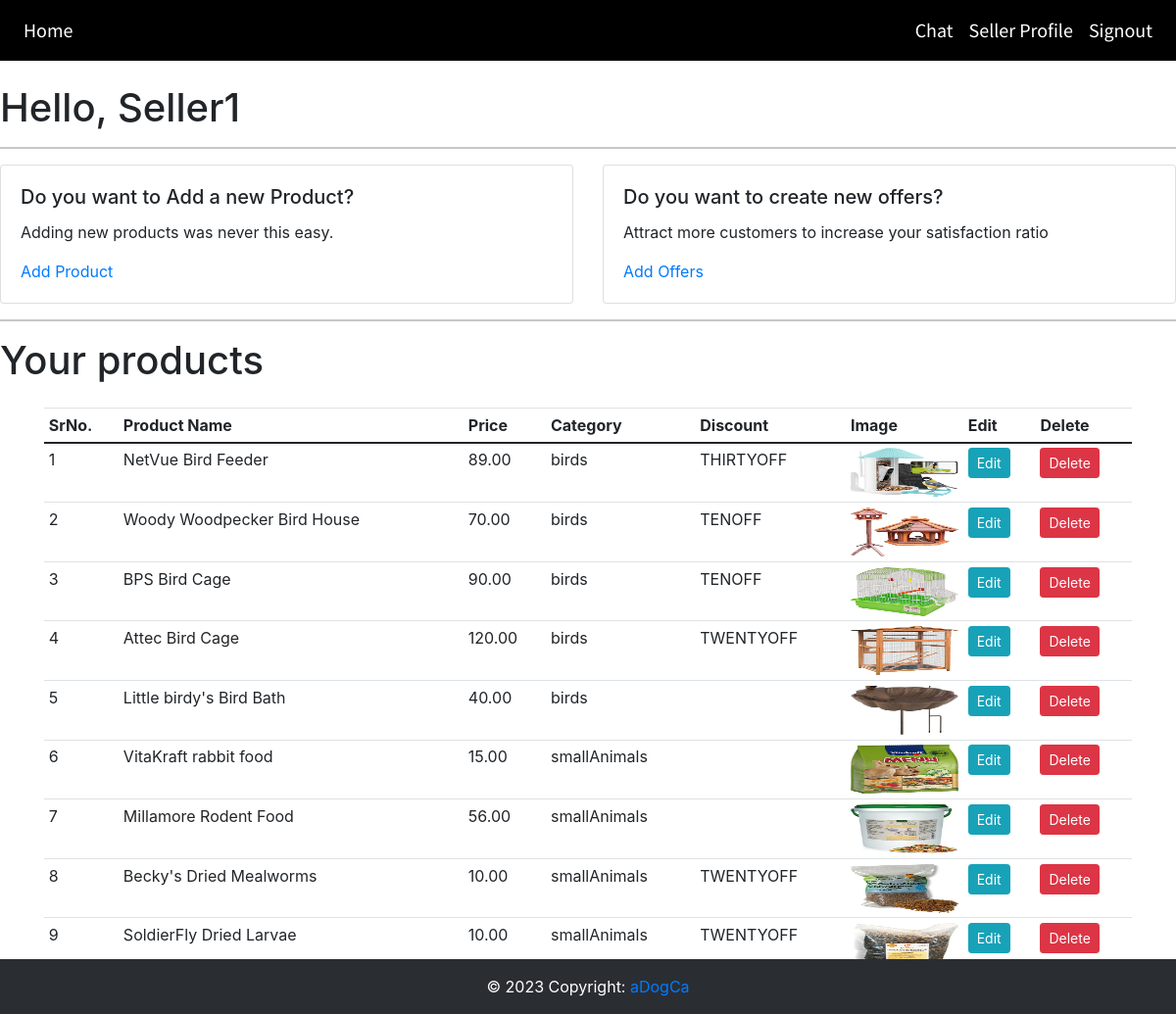
/seller (signed in), run on the app's committed database.
### website/models.py (models this page shows)
class User(db.Model, UserMixin):
    id = db.Column(db.Integer, primary_key=True)
    email = db.Column(db.String(150), unique=True)
    password = db.Column(db.String(150))
    userType = db.Column(db.String(20))
    firstName = db.Column(db.String(150))
    products = db.relationship('Products')
    messages_sent = db.relationship('Message', backref='sender', foreign_keys='Message.sender_id')
    messages_received = db.relationship('Message', backref='recipient', foreign_keys='Message.recipient_id')
    products_sold = db.Column(db.Integer,default=0)
    pro_membership = db.Column(db.String(5),default="No")

class Products(db.Model):
    __searchable__ = ['name', 'description']
    id = db.Column(db.Integer, primary_key=True)
    category = db.Column(db.String(50), nullable=False)
    name = db.Column(db.String(100), nullable=False)
    description = db.Column(db.String(100), nullable=False)
    price = db.Column(db.Numeric(precision=10, scale=2))
    totalPrice = db.Column(db.Numeric(precision=10, scale=2))
    stock = db.Column(db.Integer)
    image1 = db.Column(db.String(120), default='image.jpg')
    image2 = db.Column(db.String(120), default='image.jpg')
    image3 = db.Column(db.String(120), default='image.jpg')
    discount = db.Column(db.String(100), db.ForeignKey('offer_codes.discount_code'))
    discount_percentage = db.Column(db.Integer)
    date = db.Column(db.DateTime(timezone=True), default=func.now())
    user_id = db.Column(db.Integer, db.ForeignKey('user.id'))
    offers = db.Column(db.String(120), default="0", nullable=False)
    offer_img = db.Column(db.String(120), default='image.jpg')
    is_sponsored = db.Column(db.String(120),default="No")

### website/views.py (the view)
@views.route('/seller', methods=['GET', 'POST'])
def home_seller():
    products = Products.query.filter_by(user_id=current_user.id)
    buyers = User.query.filter_by(userType='buyer').all()
    return render_template("home_seller.html", user=current_user, products=products, buyers=buyers)

### website/__init__.py (called while the page is built)
def create_app():
    app = Flask(__name__)
    app.config['SECRET_KEY'] = 'ISEE'
    app.config['SQLALCHEMY_DATABASE_URI'] = f'sqlite:///{DB_NAME}'
    db.init_app(app)
    search = Search()
    search.init_app(app)
    from .views import views
    from .auth import auth
    app.register_blueprint(views, url_prefix='/')
    app.register_blueprint(auth, url_prefix='/')
    from .models import User, Products
    with app.app_context():
        db.create_all()
    login_manager = LoginManager()
    login_manager.login_view = 'auth.login'
    login_manager.init_app(app)
    @login_manager.user_loader
    def load_user(id):
        return User.query.get(int(id))
    return app

### website/templates/home_seller.html (shortened to what this page needs)
{% extends "base.html" %} {% block title %}HomePage{% endblock %} {% block
content %}
<br>
<h1>Hello, {{user.firstName}}</h1>
<hr color="black">
<div class="row">
    <div class="col-sm-6">
        <div class="card">
            <div class="card-body">
                <h5 class="card-title">Do you want to Add a new Product?</h5>
                <p class="card-text">Adding new products was never this easy.</p>
                <a href="/addProduct">Add Product</a>
            </div>
        </div>
    </div>
    <div class="col-sm-6">
        <div class="card">
            <div class="card-body">
                <h5 class="card-title">Do you want to create new offers?</h5>
                <p class="card-text">Attract more customers to increase your satisfaction ratio</p>
                <a href="/addOffers">Add Offers</a>
            </div>
        </div>
    </div>
</div>
<hr color="black">
<h1> Your products</h1>
<div class="container">
    <table class="table table-sm">
        <thead>
        <th>SrNo.</th>
        <th>Product Name</th>
        <th>Price</th>
        <th>Category</th>
        <th>Discount</th>
        <th>Image</th>
        <th>Edit</th>
        <th>Delete</th>
        </thead>
        <tbody>
        {% for product in products %}
        <tr>
            <td>{{loop.index}}</td>
            <td>{{product.name}}</td>
            <td>{{product.price}}</td>
            <td>{{product.category}}</td>
            <td>{{product.discount}}</td>
            <td><img src="/static/img/{{product.image1}}" class="card-img-top" width="40" height="50" alt="..."></td>
            <td><a href="{{url_for('views.editProduct', id=product.id)}}" class="btn btn-info btn-sm">Edit</a></td>
            <td>
                <button type="button" class="btn btn-danger btn-sm" data-toggle="modal"
                        data-target="#exampleModal-{{product.id}}">
                    Delete
                </button>
            </td>
        </tr>
        {% endfor %}
        </tbody>
    </table>
</div>
{% endblock %}

### website/static/style.css (style rules this page uses)
body { font-family: 'Montserrat', sans-serif; }
html { scroll-behavior: smooth; margin: 0; padding: 0; height: 100%; }
body { overflow-x:hidden; font-family: 'Titillium Web', sans-serif; margin: 0; padding: 0; height: 100%; }
:root { scrollbar-color: rgb(210,210,210) rgb(46,54,69) !important; scrollbar-width: thin !important; }
a { text-decoration:none; }
.row:after { content: ""; display: table; clear: both; }
.container { padding: 16px; }

### data on the page
User: firstName "Seller1"
Products: name "NetVue Bird Feeder", price "89.00", category "birds", discount "THIRTYOFF", image1 (picture)
Products: name "Woody Woodpecker Bird House", price "70.00", category "birds", discount "TENOFF", image1 (picture)
Products: name "BPS Bird Cage", price "90.00", category "birds", discount "TENOFF", image1 (picture)
Products: name "Attec Bird Cage", price "120.00", category "birds", discount "TWENTYOFF", image1 (picture)
Products: name "Little birdy's Bird Bath", price "40.00", category "birds", image1 (picture)
Products: name "VitaKraft rabbit food", price "15.00", category "smallAnimals", image1 (picture)
Products: name "Millamore Rodent Food", price "56.00", category "smallAnimals", image1 (picture)
Products: name "Becky's Dried Mealworms", price "10.00", category "smallAnimals", discount "TWENTYOFF", image1 (picture)
Products: name "SoldierFly Dried Larvae", price "10.00", category "smallAnimals", discount "TWENTYOFF", image1 (picture)
